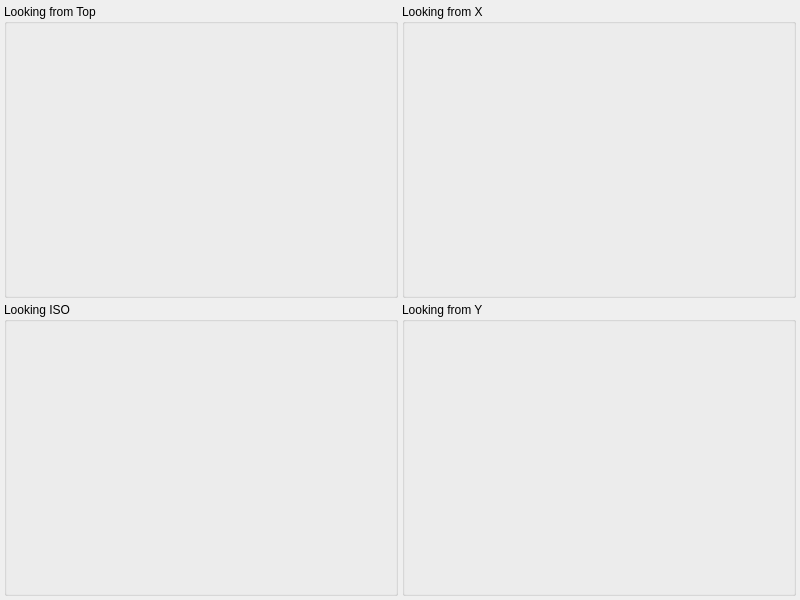
<?xml version="1.0" encoding="UTF-8"?>
<ui version="4.0">
 <class>Mount3DDialog</class>
 <widget class="QWidget" name="Mount3DDialog">
  <property name="geometry">
   <rect>
    <x>0</x>
    <y>0</y>
    <width>800</width>
    <height>600</height>
   </rect>
  </property>
  <property name="sizePolicy">
   <sizepolicy hsizetype="Preferred" vsizetype="Preferred">
    <horstretch>0</horstretch>
    <verstretch>0</verstretch>
   </sizepolicy>
  </property>
  <property name="minimumSize">
   <size>
    <width>800</width>
    <height>600</height>
   </size>
  </property>
  <property name="maximumSize">
   <size>
    <width>1600</width>
    <height>1200</height>
   </size>
  </property>
  <property name="sizeIncrement">
   <size>
    <width>10</width>
    <height>10</height>
   </size>
  </property>
  <property name="baseSize">
   <size>
    <width>10</width>
    <height>10</height>
   </size>
  </property>
  <property name="font">
   <font>
    <family>Arial</family>
   </font>
  </property>
  <property name="windowTitle">
   <string>Mount Simulation View</string>
  </property>
  <layout class="QGridLayout" name="gridLayout">
   <property name="leftMargin">
    <number>4</number>
   </property>
   <property name="topMargin">
    <number>4</number>
   </property>
   <property name="rightMargin">
    <number>4</number>
   </property>
   <property name="bottomMargin">
    <number>4</number>
   </property>
   <property name="spacing">
    <number>4</number>
   </property>
   <item row="0" column="1">
    <widget class="QGroupBox" name="groupBox_3">
     <property name="sizePolicy">
      <sizepolicy hsizetype="Expanding" vsizetype="Expanding">
       <horstretch>0</horstretch>
       <verstretch>0</verstretch>
      </sizepolicy>
     </property>
     <property name="title">
      <string>Looking from X</string>
     </property>
     <property name="large" stdset="0">
      <bool>true</bool>
     </property>
     <layout class="QGridLayout" name="gridLayout_5">
      <property name="leftMargin">
       <number>0</number>
      </property>
      <property name="topMargin">
       <number>8</number>
      </property>
      <property name="rightMargin">
       <number>0</number>
      </property>
      <property name="bottomMargin">
       <number>0</number>
      </property>
      <property name="spacing">
       <number>0</number>
      </property>
      <item row="0" column="0">
       <widget class="QWidget" name="mountX" native="true">
        <property name="sizePolicy">
         <sizepolicy hsizetype="Preferred" vsizetype="Preferred">
          <horstretch>0</horstretch>
          <verstretch>0</verstretch>
         </sizepolicy>
        </property>
        <property name="toolTip">
         <string>Shows the satellite path vertical over ground.</string>
        </property>
       </widget>
      </item>
     </layout>
    </widget>
   </item>
   <item row="1" column="1">
    <widget class="QGroupBox" name="groupBox_4">
     <property name="sizePolicy">
      <sizepolicy hsizetype="Expanding" vsizetype="Expanding">
       <horstretch>0</horstretch>
       <verstretch>0</verstretch>
      </sizepolicy>
     </property>
     <property name="title">
      <string>Looking from Y</string>
     </property>
     <property name="large" stdset="0">
      <bool>true</bool>
     </property>
     <layout class="QGridLayout" name="gridLayout_4">
      <property name="leftMargin">
       <number>0</number>
      </property>
      <property name="topMargin">
       <number>8</number>
      </property>
      <property name="rightMargin">
       <number>0</number>
      </property>
      <property name="bottomMargin">
       <number>0</number>
      </property>
      <property name="spacing">
       <number>0</number>
      </property>
      <item row="0" column="0">
       <widget class="QWidget" name="mountY" native="true">
        <property name="sizePolicy">
         <sizepolicy hsizetype="Preferred" vsizetype="Preferred">
          <horstretch>0</horstretch>
          <verstretch>0</verstretch>
         </sizepolicy>
        </property>
        <property name="toolTip">
         <string>Shows the visible track of the satellite when being observed from the position of the mount. </string>
        </property>
       </widget>
      </item>
     </layout>
    </widget>
   </item>
   <item row="0" column="0">
    <widget class="QGroupBox" name="groupBox">
     <property name="sizePolicy">
      <sizepolicy hsizetype="Expanding" vsizetype="Expanding">
       <horstretch>0</horstretch>
       <verstretch>0</verstretch>
      </sizepolicy>
     </property>
     <property name="title">
      <string>Looking from Top</string>
     </property>
     <property name="large" stdset="0">
      <bool>true</bool>
     </property>
     <layout class="QGridLayout" name="gridLayout_2">
      <property name="leftMargin">
       <number>0</number>
      </property>
      <property name="topMargin">
       <number>8</number>
      </property>
      <property name="rightMargin">
       <number>0</number>
      </property>
      <property name="bottomMargin">
       <number>0</number>
      </property>
      <property name="spacing">
       <number>0</number>
      </property>
      <item row="0" column="0">
       <widget class="QWidget" name="mountTop" native="true">
        <property name="sizePolicy">
         <sizepolicy hsizetype="Preferred" vsizetype="Preferred">
          <horstretch>0</horstretch>
          <verstretch>0</verstretch>
         </sizepolicy>
        </property>
        <property name="minimumSize">
         <size>
          <width>0</width>
          <height>0</height>
         </size>
        </property>
        <property name="toolTip">
         <string>Show the satellite path in orbit. The observer is a fixed place with the coordinates of the mount. The earth is not turning. therefore we get normally a spiral path for the satellite.</string>
        </property>
       </widget>
      </item>
     </layout>
    </widget>
   </item>
   <item row="1" column="0">
    <widget class="QGroupBox" name="groupBox_2">
     <property name="title">
      <string>Looking ISO</string>
     </property>
     <property name="large" stdset="0">
      <bool>true</bool>
     </property>
     <layout class="QGridLayout" name="gridLayout_3">
      <item row="0" column="0">
       <widget class="QWidget" name="mount3d" native="true">
        <property name="sizePolicy">
         <sizepolicy hsizetype="Preferred" vsizetype="Preferred">
          <horstretch>0</horstretch>
          <verstretch>0</verstretch>
         </sizepolicy>
        </property>
        <property name="toolTip">
         <string>Shows the visible track of the satellite when being observed from the position of the mount. </string>
        </property>
       </widget>
      </item>
     </layout>
    </widget>
   </item>
  </layout>
 </widget>
 <resources/>
 <connections/>
 <designerdata>
  <property name="gridDeltaX">
   <number>5</number>
  </property>
  <property name="gridDeltaY">
   <number>5</number>
  </property>
  <property name="gridSnapX">
   <bool>true</bool>
  </property>
  <property name="gridSnapY">
   <bool>true</bool>
  </property>
  <property name="gridVisible">
   <bool>true</bool>
  </property>
 </designerdata>
</ui>
